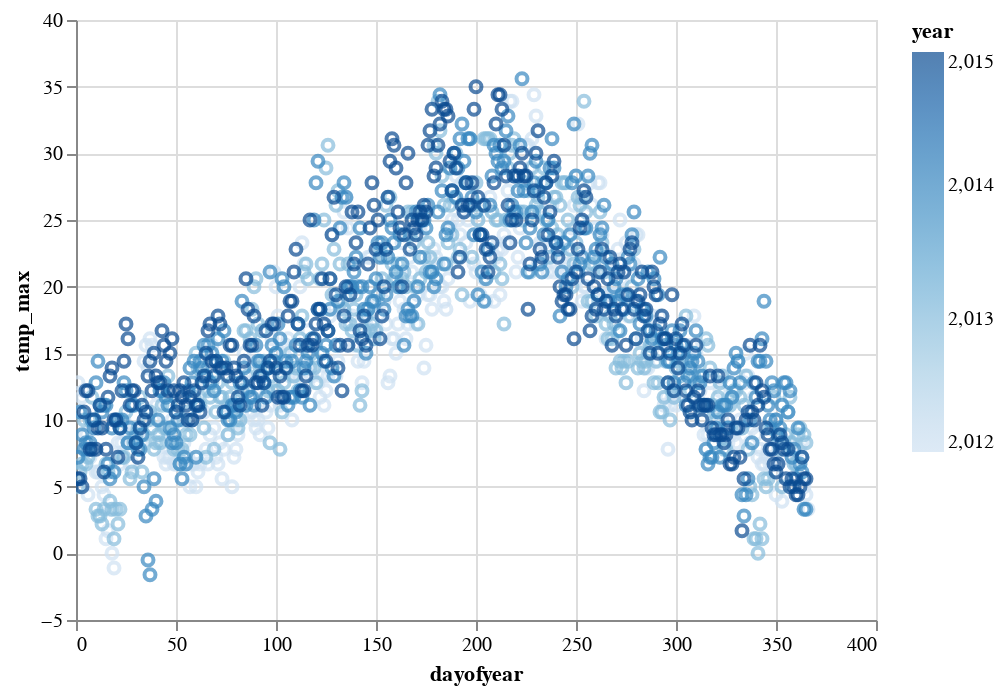

Notebook cell for this chart:
### Markdown cell above
## Altair (modern visualization library)

[see more](https://altair-viz.github.io/gallery/index.html)

### Code cell
import altair as alt

(
    alt.Chart(df)
    .mark_point()
    .encode(x="dayofyear", y="temp_max", color="year",)
    .interactive()
)

### Figure 1 — Vega-Lite specification as saved in the notebook (floating-point values rounded to 4 significant figures; data arrays with more than 128 entries replaced by an {"elided": "..."} marker saying what was removed)
{"$schema": "https://vega.github.io/schema/vega-lite/v3.4.0.json", "config": {"mark": {"tooltip": null}, "view": {"height": 300, "width": 400}}, "data": {"name": "data-77336f175d4088ba015986e0faff6abf"}, "datasets": {"data-77336f175d4088ba015986e0faff6abf": {"elided": "1461 records"}}, "encoding": {"color": {"field": "year", "type": "quantitative"}, "x": {"field": "dayofyear", "type": "quantitative"}, "y": {"field": "temp_max", "type": "quantitative"}}, "mark": "point", "selection": {"selector001": {"bind": "scales", "encodings": ["x", "y"], "type": "interval"}}}
